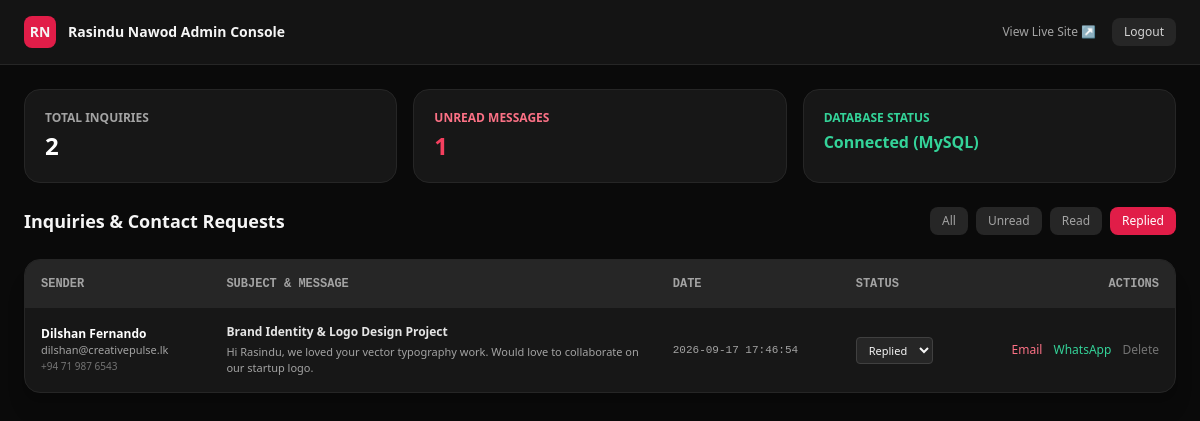
Screenshot of /admin/index.php?status=Replied (signed in) with the database file from the repository.
### tables this page shows
CREATE TABLE IF NOT EXISTS `contact_messages` (
  `id` INT UNSIGNED AUTO_INCREMENT PRIMARY KEY,
  `name` VARCHAR(100) NOT NULL,
  `email` VARCHAR(150) NOT NULL,
  `phone` VARCHAR(30) DEFAULT NULL,
  `subject` VARCHAR(200) NOT NULL,
  `message` TEXT NOT NULL,
  `status` ENUM('Unread', 'Read', 'Replied') DEFAULT 'Unread',
  `ip_address` VARCHAR(45) DEFAULT NULL,
  `created_at` TIMESTAMP DEFAULT CURRENT_TIMESTAMP,
  INDEX `idx_status` (`status`),
  INDEX `idx_email` (`email`)
);

### admin/index.php (the view, shortened to what this page needs)
<?php
require_once __DIR__ . '/../includes/functions.php';
$pdo = getDatabaseConnection();
$filter = isset($_GET['status']) ? $_GET['status'] : 'All';
if ($filter === 'All') {
    $stmt = $pdo->query("SELECT * FROM contact_messages ORDER BY created_at DESC");
} else {
    $stmt = $pdo->prepare("SELECT * FROM contact_messages WHERE status = :st ORDER BY created_at DESC");
    $stmt->execute([':st' => $filter]);
}
$messages = $stmt->fetchAll();
$totalCount = $pdo->query("SELECT COUNT(*) FROM contact_messages")->fetchColumn();
$unreadCount = $pdo->query("SELECT COUNT(*) FROM contact_messages WHERE status = 'Unread'")->fetchColumn();
?>
<!DOCTYPE html>
<html lang="en">
<head>
    <script src="https://cdn.tailwindcss.com"></script>
</head>
<body class="bg-neutral-950 text-neutral-100 min-h-screen">
    <header class="border-b border-neutral-800 bg-neutral-900/80 sticky top-0 z-30">
        <div class="max-w-7xl mx-auto px-6 h-16 flex items-center justify-between">
            <div class="flex items-center gap-3">
                <div class="w-8 h-8 rounded-lg bg-rose-600 font-bold flex items-center justify-center text-sm">RN</div>
                <span class="font-bold text-sm">Rasindu Nawod Admin Console</span>
            </div>
            <div class="flex items-center gap-4 text-xs">
                <a href="../index.php" target="_blank" class="text-neutral-400 hover:text-white">View Live Site ↗</a>
                <a href="logout.php" class="px-3 py-1.5 rounded-lg bg-neutral-800 text-neutral-300 hover:bg-neutral-700">Logout</a>
            </div>
        </div>
    </header>
    <main class="max-w-7xl mx-auto p-6 space-y-6">
        <div class="grid grid-cols-1 sm:grid-cols-3 gap-4">
            <div class="p-5 rounded-2xl bg-neutral-900 border border-neutral-800">
                <div class="text-xs text-neutral-400 uppercase font-semibold">Total Inquiries</div>
                <div class="text-2xl font-bold text-white mt-1"><?= $totalCount; ?></div>
            </div>
            <div class="p-5 rounded-2xl bg-neutral-900 border border-neutral-800">
                <div class="text-xs text-rose-400 uppercase font-semibold">Unread Messages</div>
                <div class="text-2xl font-bold text-rose-500 mt-1"><?= $unreadCount; ?></div>
            </div>
            <div class="p-5 rounded-2xl bg-neutral-900 border border-neutral-800">
                <div class="text-xs text-emerald-400 uppercase font-semibold">Database Status</div>
                <div class="text-base font-bold text-emerald-400 mt-1">Connected (MySQL)</div>
            </div>
        </div>
        <div class="flex items-center justify-between gap-4">
            <h2 class="text-lg font-bold">Inquiries & Contact Requests</h2>
            <div class="flex gap-2 text-xs">
                <a href="index.php?status=All" class="px-3 py-1.5 rounded-lg <?= $filter === 'All' ? 'bg-rose-600 text-white' : 'bg-neutral-800 text-neutral-400' ?>">All</a>
                <a href="index.php?status=Unread" class="px-3 py-1.5 rounded-lg <?= $filter === 'Unread' ? 'bg-rose-600 text-white' : 'bg-neutral-800 text-neutral-400' ?>">Unread</a>
                <a href="index.php?status=Read" class="px-3 py-1.5 rounded-lg <?= $filter === 'Read' ? 'bg-rose-600 text-white' : 'bg-neutral-800 text-neutral-400' ?>">Read</a>
                <a href="index.php?status=Replied" class="px-3 py-1.5 rounded-lg <?= $filter === 'Replied' ? 'bg-rose-600 text-white' : 'bg-neutral-800 text-neutral-400' ?>">Replied</a>
            </div>
        </div>
        <div class="bg-neutral-900 rounded-2xl overflow-hidden border border-neutral-800 shadow-xl">
            <div class="overflow-x-auto">
                <table class="w-full text-left text-xs">
                    <thead class="bg-neutral-800 text-neutral-400 uppercase font-mono">
                        <tr>
                            <th class="p-4">Sender</th>
                            <th class="p-4">Subject & Message</th>
                            <th class="p-4">Date</th>
                            <th class="p-4">Status</th>
                            <th class="p-4 text-right">Actions</th>
                        </tr>
                    </thead>
                    <tbody class="divide-y divide-neutral-800">
                        <?php if (empty($messages)): ?>
                            <tr>
                                <td colspan="5" class="p-8 text-center text-neutral-500">No inquiries found.</td>
                            </tr>
                        <?php else: ?>
                            <?php foreach ($messages as $msg): ?>
                            <tr class="hover:bg-neutral-850">
                                <td class="p-4">
                                    <div class="font-bold text-white"><?= htmlspecialchars($msg['name']); ?></div>
                                    <div class="text-neutral-400 text-[11px]"><?= htmlspecialchars($msg['email']); ?></div>
                                    <?php if (!empty($msg['phone'])): ?>
                                        <div class="text-neutral-500 text-[10px]"><?= htmlspecialchars($msg['phone']); ?></div>
                                    <?php endif; ?>
                                </td>
                                <td class="p-4 max-w-sm">
                                    <div class="font-semibold text-neutral-200"><?= htmlspecialchars($msg['subject']); ?></div>
                                    <div class="text-neutral-400 text-[11px] mt-1 whitespace-pre-line"><?= htmlspecialchars($msg['message']); ?></div>
                                </td>
                                <td class="p-4 text-neutral-400 font-mono text-[11px]"><?= $msg['created_at']; ?></td>
                                <td class="p-4">
                                    <form action="index.php" method="POST" class="inline-block">
                                        <select name="status" onchange="this.form.submit()" class="bg-neutral-800 border border-neutral-700 rounded px-2 py-1 text-[11px]">
                                            <option value="Replied" <?= $msg['status'] === 'Replied' ? 'selected' : ''; ?>>Replied</option>
                                        </select>
                                    </form>
                                </td>
                                <td class="p-4 text-right space-x-2">
                                    <a href="mailto:<?= htmlspecialchars($msg['email']); ?>?subject=Re:%20<?= urlencode($msg['subject']); ?>" class="text-rose-400 hover:underline">Email</a>
                                    <?php if (!empty($msg['phone'])): ?>
                                        <a href="https://wa.me/<?= preg_replace('/[^0-9]/', '', $msg['phone']); ?>" target="_blank" class="text-emerald-400 hover:underline">WhatsApp</a>
                                    <?php endif; ?>
                                    <form action="index.php" method="POST" class="inline-block" onsubmit="return confirm('Delete this inquiry?');">
                                        <button type="submit" class="text-neutral-500 hover:text-rose-500">Delete</button>
                                    </form>
                                </td>
                            </tr>
                            <?php endforeach; ?>
                        <?php endif; ?>
                    </tbody>
                </table>
            </div>
        </div>
    </main>
</body>
</html>

### rows the page displays
contact_messages: name "Dilshan Fernando", email "dilshan@creativepulse.lk", phone "+94 71 987 6543", subject "Brand Identity & Logo Design Project", message "Hi Rasindu, we loved your vector typography work. Would love to collaborate on our startup logo.", created_at "2026-09-17 17:46:54", status "Replied"

### other values shown
$totalCount "2"
$unreadCount "1"
